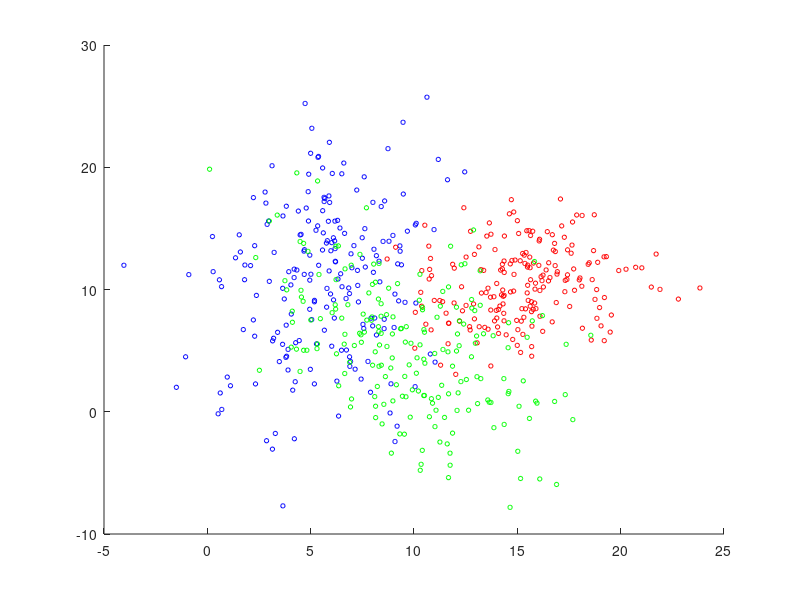

The MATLAB source for this figure: (Note: this script raises an error after producing the figure.)
clear all;
close all;

MU1 = [5 10];
SIGMA1 = [8 4; 4 40];
MU2 = [15 10];
SIGMA2 = [8 0; 0 8];
MU3 = [10 5];
SIGMA3 = [10 -5; -5 20];
X1 = mvnrnd(MU1,SIGMA1,200);
X2 = mvnrnd(MU2,SIGMA2,200);
X3 = mvnrnd(MU3, SIGMA3, 200);

range1 = [-5:0.1:20]
range2 = [-5:0.1:20]

figure;
hold on;

scatter(X1(:,1), X1(:,2), 10, 'b');
scatter(X2(:,1), X2(:,2), 10, 'r');
scatter(X3(:,1), X3(:,2), 10, 'g');

[c_vectors, c_values] = eigs(SIGMA1);
[d_vectors, d_values] = eigs(SIGMA2);
[e_vectors, e_values] = eigs(SIGMA3);

c_theta = atan2(c_vectors(2,1), c_vectors(1,1));
plot_ellipse(MU1(1), MU1(2), c_theta, sqrt(c_values(1,1)), sqrt(c_values(2,2)));

d_theta = atan2(d_vectors(2,1), d_vectors(1,1));
plot_ellipse(MU2(1), MU2(2), d_theta, sqrt(d_values(1,1)),sqrt(d_values(2,2)));

e_theta = atan2(e_vectors(2,1), e_vectors(1,1));
plot_ellipse(MU3(1), MU3(2), e_theta, sqrt(e_values(1,1)),sqrt(e_values(2,2)));

micd_1 = MICD([MU1; MU2; MU3], range1, range2, cat(3, SIGMA1, SIGMA2, SIGMA3));
contour(range1, range2, micd_1', 2, '--r');
hold on;

case2_classes = {X1, X2, X3};
confusion = zeros(size(case2_classes, 2));

for i=1:size(case2_classes, 2)
    current_class = cell2mat(case2_classes(i));
    for j=1:size(current_class, 1)

       predicted = MICD([MU1; MU2; MU3], current_class(j,1), current_class(j,2), cat(3, SIGMA1, SIGMA2, SIGMA3));
   
       confusion(i,predicted) = confusion(i,predicted) + 1;
    end
end 

confusion